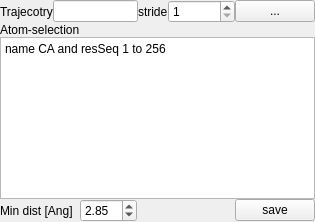
<?xml version="1.0" encoding="UTF-8"?>
<ui version="4.0">
 <class>Form</class>
 <widget class="QWidget" name="Form">
  <property name="geometry">
   <rect>
    <x>0</x>
    <y>0</y>
    <width>315</width>
    <height>222</height>
   </rect>
  </property>
  <property name="windowTitle">
   <string>Remove clashed frames</string>
  </property>
  <layout class="QGridLayout" name="gridLayout">
   <property name="margin">
    <number>0</number>
   </property>
   <property name="spacing">
    <number>0</number>
   </property>
   <item row="3" column="0" colspan="4">
    <widget class="QPlainTextEdit" name="plainTextEdit">
     <property name="toolTip">
      <string>&lt;html&gt;&lt;head/&gt;&lt;body&gt;&lt;p&gt;Provide here a list of atom ids separated by a comma. The listed atoms will be used to calculate their paiwise distance. If the distance between one atom pair is smaller than the minimum distance this structure is excluded from the trajectory.&lt;/p&gt;&lt;/body&gt;&lt;/html&gt;</string>
     </property>
     <property name="plainText">
      <string>name CA and resSeq 1 to 256</string>
     </property>
    </widget>
   </item>
   <item row="4" column="3">
    <widget class="QPushButton" name="pushButton">
     <property name="text">
      <string>save</string>
     </property>
    </widget>
   </item>
   <item row="0" column="0" rowspan="2" colspan="4">
    <layout class="QHBoxLayout" name="horizontalLayout">
     <property name="spacing">
      <number>0</number>
     </property>
     <item>
      <widget class="QLabel" name="label">
       <property name="text">
        <string>Trajecotry</string>
       </property>
      </widget>
     </item>
     <item>
      <widget class="QLineEdit" name="lineEdit">
       <property name="readOnly">
        <bool>true</bool>
       </property>
      </widget>
     </item>
     <item>
      <widget class="QLabel" name="label_4">
       <property name="text">
        <string>stride</string>
       </property>
      </widget>
     </item>
     <item>
      <widget class="QSpinBox" name="spinBox">
       <property name="minimum">
        <number>1</number>
       </property>
       <property name="maximum">
        <number>999999</number>
       </property>
      </widget>
     </item>
     <item>
      <widget class="QPushButton" name="toolButton">
       <property name="text">
        <string>...</string>
       </property>
      </widget>
     </item>
    </layout>
   </item>
   <item row="4" column="1">
    <widget class="QDoubleSpinBox" name="doubleSpinBox">
     <property name="singleStep">
      <double>0.100000000000000</double>
     </property>
     <property name="value">
      <double>2.850000000000000</double>
     </property>
    </widget>
   </item>
   <item row="4" column="0">
    <widget class="QLabel" name="label_3">
     <property name="text">
      <string>Min dist [Ang]</string>
     </property>
    </widget>
   </item>
   <item row="4" column="2">
    <spacer name="horizontalSpacer">
     <property name="orientation">
      <enum>Qt::Horizontal</enum>
     </property>
     <property name="sizeHint" stdset="0">
      <size>
       <width>40</width>
       <height>20</height>
      </size>
     </property>
    </spacer>
   </item>
   <item row="2" column="0">
    <widget class="QLabel" name="label_2">
     <property name="text">
      <string>Atom-selection</string>
     </property>
    </widget>
   </item>
  </layout>
  <action name="actionOpen_trajectory">
   <property name="text">
    <string>Open trajectory</string>
   </property>
  </action>
  <action name="actionSave_clash_free_trajectory">
   <property name="text">
    <string>Save clash free trajectory</string>
   </property>
  </action>
 </widget>
 <resources/>
 <connections>
  <connection>
   <sender>toolButton</sender>
   <signal>clicked()</signal>
   <receiver>actionOpen_trajectory</receiver>
   <slot>trigger()</slot>
   <hints>
    <hint type="sourcelabel">
     <x>289</x>
     <y>10</y>
    </hint>
    <hint type="destinationlabel">
     <x>-1</x>
     <y>-1</y>
    </hint>
   </hints>
  </connection>
  <connection>
   <sender>pushButton</sender>
   <signal>clicked()</signal>
   <receiver>actionSave_clash_free_trajectory</receiver>
   <slot>trigger()</slot>
   <hints>
    <hint type="sourcelabel">
     <x>265</x>
     <y>33</y>
    </hint>
    <hint type="destinationlabel">
     <x>-1</x>
     <y>-1</y>
    </hint>
   </hints>
  </connection>
 </connections>
</ui>
